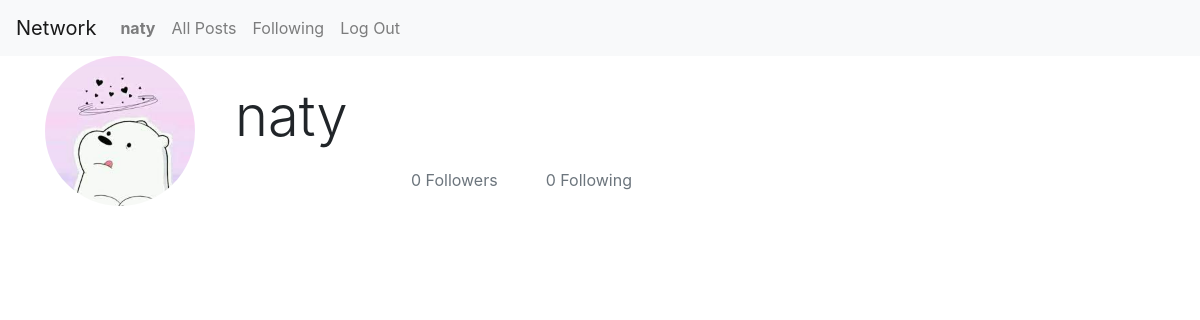
Page /2 (signed in) on the earlier database version.
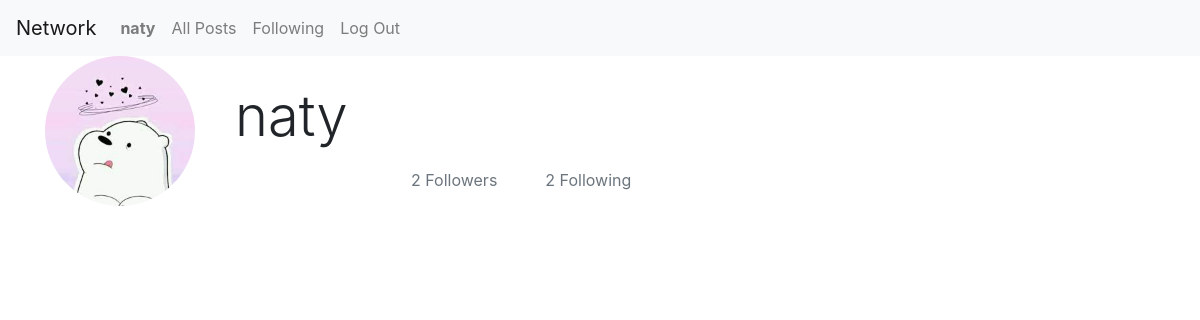
Same page on the later database version.
### network/models.py (models this page shows)
class User(AbstractUser):
    @property
    def num_followers(self):
        total_followers = Following.objects.filter(followee=self).count()
        return total_followers
    @property
    def num_followees(self):
        total_followees = Following.objects.filter(follower=self).count()
        return total_followees

### network/views.py (the view)
# urls.py: path("<int:user_id>", views.profile, name="profile"),
@login_required
def profile(request, user_id):
    profile_user = get_object_or_404(User, id=user_id)
    return render(request, "network/profile.html", {
        "profile_user": profile_user,
    })

### network/templates/network/profile.html (shortened to what this page needs)
{% extends "network/layout.html" %}
{% block body %}
   <div id="profile-container" class="container">
        <div class="row" style="margin-bottom:1.5rem;">
            <div id="profile-photo-div" class="col-2">
                <img alt="" class="rounded-circle bg-body rounded" style="width: 150px;" id="profile-img">
            </div>
            <div class="col-2">
                <h1 id="user-name"  style="margin-top:1.7rem;" class="display-4"> {{ profile_user.username }}</h1>
            </div>
            <div class="row">
                <div col="col-2">
                    <p style="margin-top:7rem; text-align: end; margin-left: 1rem;" class="text-muted" id="followers">{{ profile_user.num_followers }} Followers</p>
                </div>
                <div col="col-2">
                    <p style="margin-top:7rem; text-align: end; margin-left: 3rem;" class="text-muted" id="followees">{{ profile_user.num_followees }} Following</p>
                </div>
            </div>
        </div>
   </div>
{% endblock %}

### network/templates/network/layout.html (shortened to what this page needs)
{% load static %}
<!DOCTYPE html>
<html lang="en">
    <head>
        <link rel="stylesheet" href="https://stackpath.bootstrapcdn.com/bootstrap/4.4.1/css/bootstrap.min.css">
        <link href="{% static 'network/styles.css' %}" rel="stylesheet">
    </head>
    <body>
        <nav class="navbar navbar-expand-lg navbar-light bg-light">
            <a class="navbar-brand" href="#">Network</a>
            <div>
              <ul class="navbar-nav mr-auto">
                {% if user.is_authenticated %}
                    <li class="nav-item">
                        <a class="nav-link" href="{% url 'profile' user_id=user.id %}" id="user-button"><strong>{{ user.username }}</strong></a>
                    </li>
                {% endif %}
                <li class="nav-item">
                  <a class="nav-link" href="{% url 'posts' %}" id="all-posts">All Posts</a>
                {% if user.is_authenticated %}
                    <li class="nav-item">
                        <a class="nav-link" href="{% url 'load_posts_followees' %}">Following</a>
                    </li>
                    <li class="nav-item">
                        <a class="nav-link" href="{% url 'logout' %}">Log Out</a>
                    </li>
                {% endif %}
              </ul>
            </div>
          </nav>
        <div class="body">
            {% block body %}
            {% endblock %}
        </div>
    </body>
</html>

Differences in the rows shown:
changed User "naty": num_followers "0" → "2"; num_followees "0" → "2"
